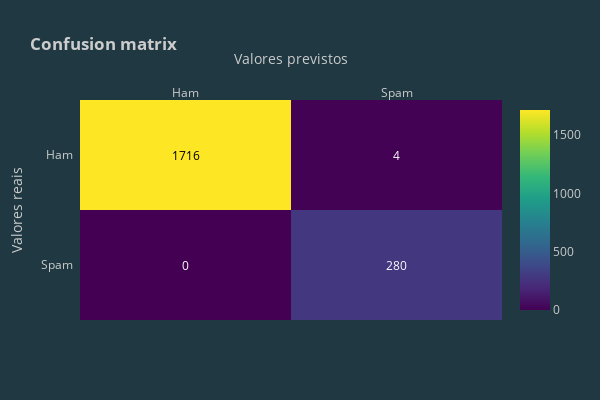

Notebook code for this chart:
### Code cell
#Vamos realizar o teste com os 2000 primeiros registros.
x_ids_test = train_input_ids[0:2000]
x_attention_masks = train_attention_masks[0:2000]
y_target = target[0:2000]

y_preds = (model.predict([x_ids_test, x_attention_masks]) > 0.5).astype("int32")

resultadosBERT = round(metrics.accuracy_score(y_target, y_preds) * 100, 2)
print('Acurácia do modelo BERT: {}%'.format(resultadosBERT))

#Salvando resultado
resultado = {
    'MÉTODO': 'BERT',
    'ACURÁCIA': resultadosBERT
}
lista_resultados.append(resultado)


conf_matrix(metrics.confusion_matrix(y_target, y_preds))

### Figure 1 — Plotly figure (JSON) as saved in the notebook; plotly's stock layout.template omitted (floating-point values rounded to 4 significant figures)
{"data": [{"colorscale": [[0, "#440154"], [0.1111, "#482878"], [0.2222, "#3e4989"], [0.3333, "#31688e"], [0.4444, "#26828e"], [0.5556, "#1f9e89"], [0.6667, "#35b779"], [0.7778, "#6ece58"], [0.8889, "#b5de2b"], [1, "#fde725"]], "reversescale": false, "showscale": true, "type": "heatmap", "x": ["Ham", "Spam"], "y": ["Spam", "Ham"], "z": [[0, 280], [1716, 4]]}], "layout": {"annotations": [{"font": {"color": "#FFFFFF"}, "showarrow": false, "text": "0", "x": "Ham", "xref": "x", "y": "Spam", "yref": "y"}, {"font": {"color": "#FFFFFF"}, "showarrow": false, "text": "280", "x": "Spam", "xref": "x", "y": "Spam", "yref": "y"}, {"font": {"color": "#000000"}, "showarrow": false, "text": "1716", "x": "Ham", "xref": "x", "y": "Ham", "yref": "y"}, {"font": {"color": "#FFFFFF"}, "showarrow": false, "text": "4", "x": "Spam", "xref": "x", "y": "Ham", "yref": "y"}], "height": 400, "title": {"text": "<b>Confusion matrix</b>"}, "width": 600, "xaxis": {"dtick": 1, "gridcolor": "rgb(0, 0, 0)", "side": "top", "ticks": "", "title": {"text": "Valores previstos"}}, "yaxis": {"dtick": 1, "ticks": "", "ticksuffix": "  ", "title": {"text": "Valores reais"}}}}
